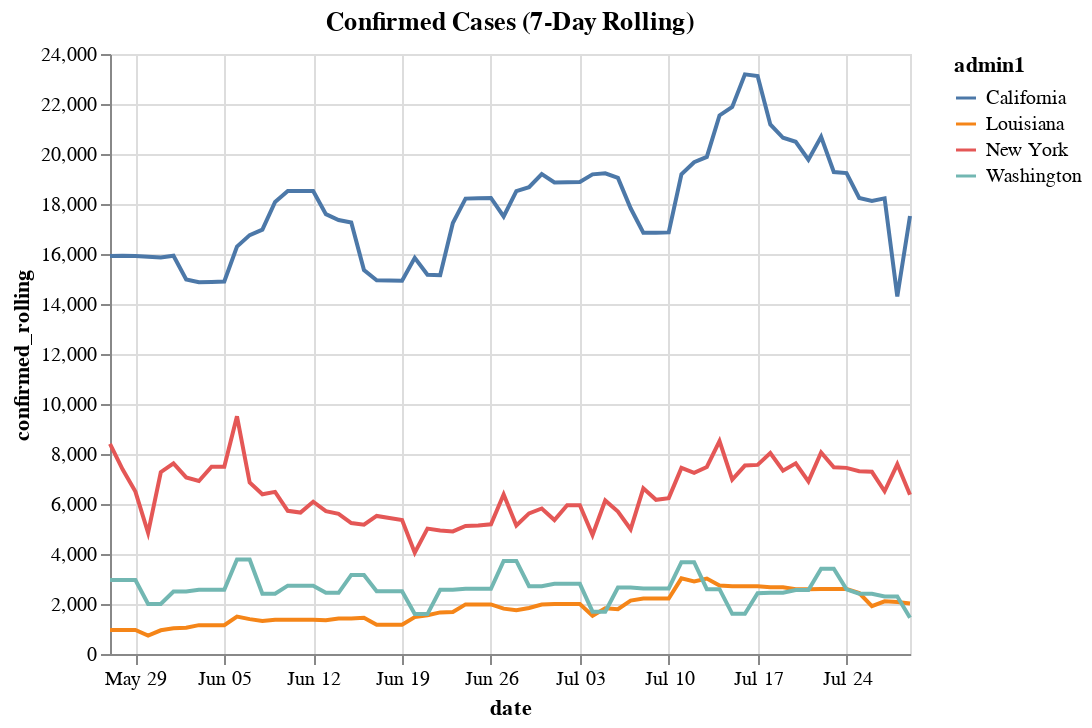

Notebook code for this chart:
### Code cell
case_increase

### Figure 1 — Vega-Lite specification as saved in the notebook (floating-point values rounded to 4 significant figures; data arrays with more than 128 entries replaced by an {"elided": "..."} marker saying what was removed)
{"config": {"view": {"continuousWidth": 400, "continuousHeight": 300}}, "data": {"name": "data-97742a81d05fb5e2e8dae8ed9553c1aa"}, "mark": "line", "encoding": {"color": {"type": "nominal", "field": "admin1"}, "x": {"type": "temporal", "field": "date"}, "y": {"type": "quantitative", "field": "confirmed_rolling"}}, "title": "Confirmed Cases (7-Day Rolling)", "$schema": "https://vega.github.io/schema/vega-lite/v4.8.1.json", "datasets": {"data-97742a81d05fb5e2e8dae8ed9553c1aa": {"elided": "256 records"}}}
